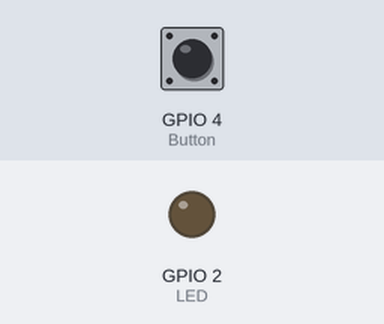
Simulated run of this sketch. Board: ESP32. On the bench: output pins drawn as LEDs (lit = HIGH). The inputs (shaded band) are chosen by the test bench; at power-on: GPIO 4 (Button) HIGH.

Above: at 1.2 s.
1.3 s: GPIO 4 (Button) pulled LOW for 0.25 s
At 2.6 s:
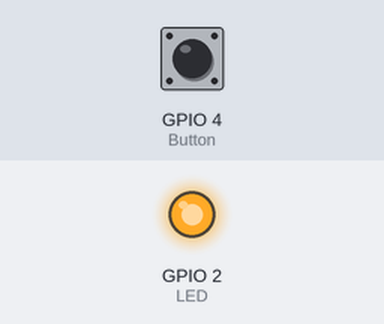
3.0 s: GPIO 4 (Button) pulled LOW for 1 s
At 4.0 s:
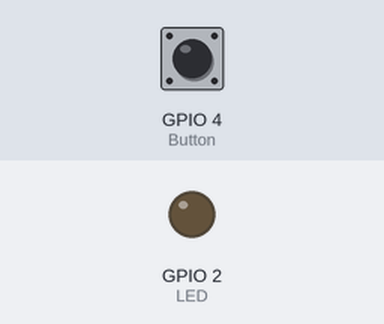
5.5 s: GPIO 4 (Button) pulled LOW for 3.2 s
At 5.9 s:
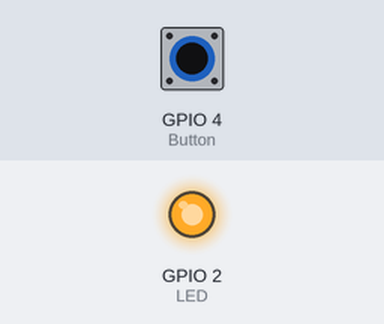
Timing chart, 0 to 8.5 s (numbered marks = the images above; inputs shaded):
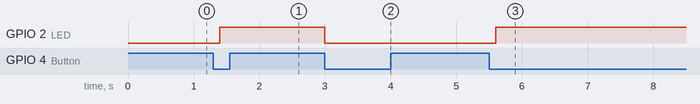

Measured:
- after the input at 1.3 s, GPIO 2 (LED): LOW → HIGH after 0.10 s
- after the input at 3.0 s, GPIO 2 (LED): HIGH → LOW at once
- after the input at 5.5 s, GPIO 2 (LED): LOW → HIGH after 0.10 s

The sketch:

Test_ESP32.ino
```cpp
#define LED 2
#define Button 4
boolean ButtonState = 1;

void setup() {
  pinMode(LED, OUTPUT);
}

void loop() {
  if (touchRead(Button) < 20) {
    if (ButtonState == 1) {
      digitalWrite(LED, !digitalRead(LED));
    }
    ButtonState = 0;
  } else {
    ButtonState = 1;
  }
  delay(200);
}
```
